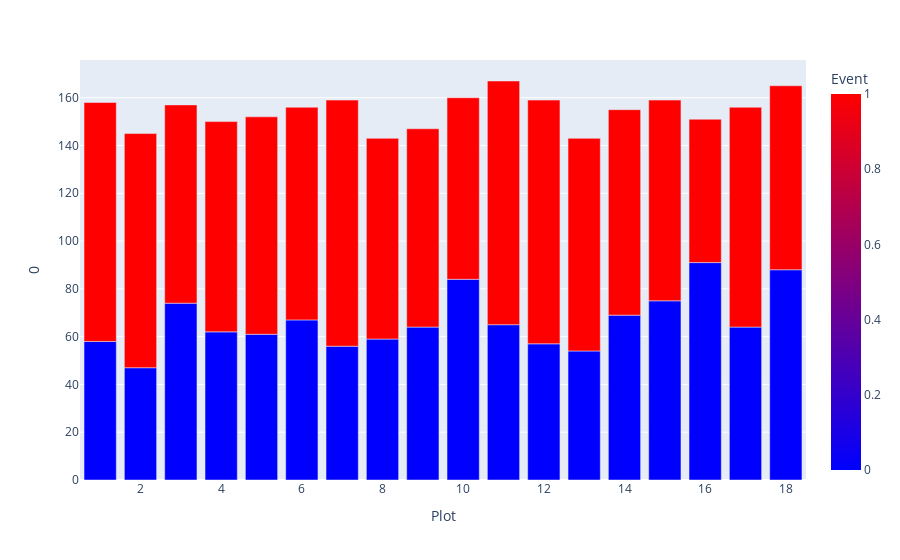
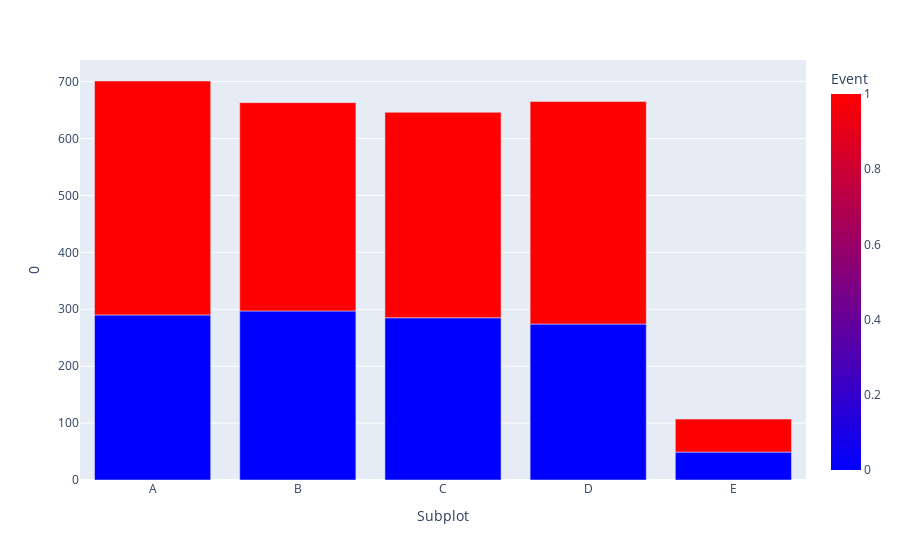
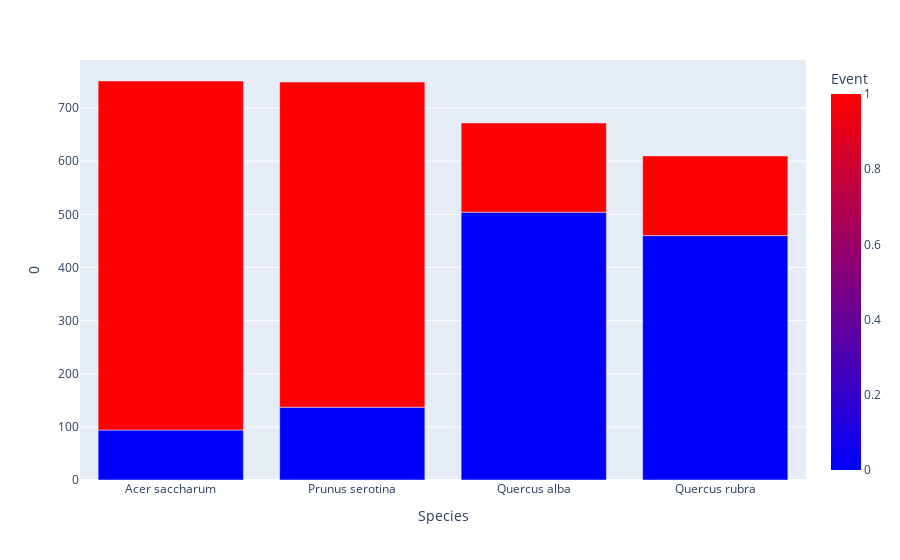
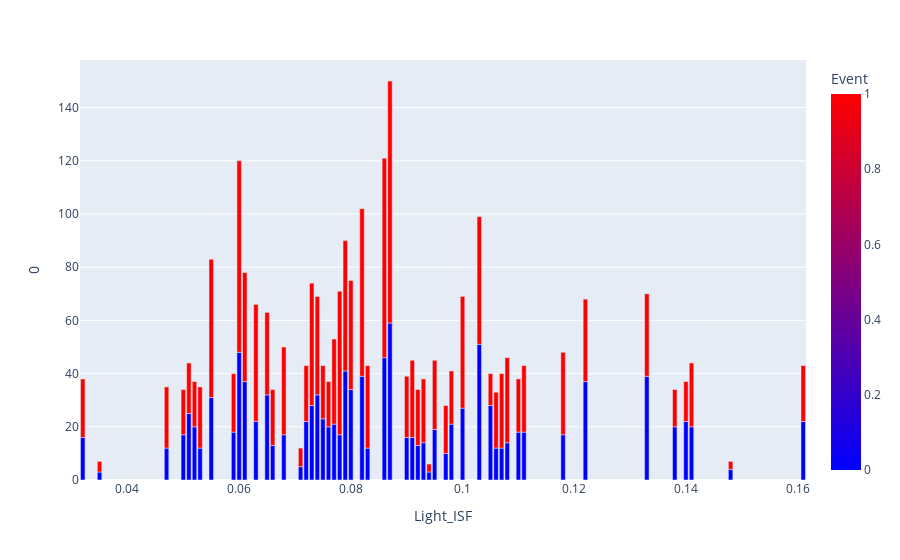

Here is the notebook cell these charts were saved with, in order:
### Markdown cell above
# 6. Data Visualization

### Code cell
from plotly.express import bar
for column in ['Plot', 'Subplot', 'Species', 'Light_ISF', 'Light_Cat', 'Core', 'Soil',
       'Adult', 'Sterile', 'Conspecific', 'Myco', 'SoilMyco', 'PlantDate', 
               'Census', 'Time', ]:
    bar(data_frame=df[[column, 'Event']].groupby(by=[column, 'Event']).size().reset_index(), x=column, y=0, color='Event',
     color_continuous_scale='bluered').show()

### Figure 1 — Plotly figure (JSON) as saved in the notebook; plotly's stock layout.template omitted (floating-point values rounded to 4 significant figures)
{"data": [{"alignmentgroup": "True", "hovertemplate": "Plot=%{x}<br>0=%{y}<br>Event=%{marker.color}<extra></extra>", "legendgroup": "", "marker": {"color": [0, 1, 0, 1, 0, 1, 0, 1, 0, 1, 0, 1, 0, 1, 0, 1, 0, 1, 0, 1, 0, 1, 0, 1, 0, 1, 0, 1, 0, 1, 0, 1, 0, 1, 0, 1], "coloraxis": "coloraxis", "pattern": {"shape": ""}}, "name": "", "offsetgroup": "", "orientation": "v", "showlegend": false, "textposition": "auto", "type": "bar", "x": [1, 1, 2, 2, 3, 3, 4, 4, 5, 5, 6, 6, 7, 7, 8, 8, 9, 9, 10, 10, 11, 11, 12, 12, 13, 13, 14, 14, 15, 15, 16, 16, 17, 17, 18, 18], "xaxis": "x", "y": [58, 100, 47, 98, 74, 83, 62, 88, 61, 91, 67, 89, 56, 103, 59, 84, 64, 83, 84, 76, 65, 102, 57, 102, 54, 89, 69, 86, 75, 84, 91, 60, 64, 92, 88, 77], "yaxis": "y"}], "layout": {"barmode": "relative", "coloraxis": {"colorbar": {"title": {"text": "Event"}}, "colorscale": [[0, "rgb(0,0,255)"], [1, "rgb(255,0,0)"]]}, "legend": {"tracegroupgap": 0}, "margin": {"t": 60}, "xaxis": {"anchor": "y", "domain": [0, 1], "title": {"text": "Plot"}}, "yaxis": {"anchor": "x", "domain": [0, 1], "title": {"text": "0"}}}}

### Figure 2 — Plotly figure (JSON) as saved in the notebook; plotly's stock layout.template omitted (floating-point values rounded to 4 significant figures)
{"data": [{"alignmentgroup": "True", "hovertemplate": "Subplot=%{x}<br>0=%{y}<br>Event=%{marker.color}<extra></extra>", "legendgroup": "", "marker": {"color": [0, 1, 0, 1, 0, 1, 0, 1, 0, 1], "coloraxis": "coloraxis", "pattern": {"shape": ""}}, "name": "", "offsetgroup": "", "orientation": "v", "showlegend": false, "textposition": "auto", "type": "bar", "x": ["A", "A", "B", "B", "C", "C", "D", "D", "E", "E"], "xaxis": "x", "y": [290, 411, 297, 366, 285, 361, 274, 391, 49, 58], "yaxis": "y"}], "layout": {"barmode": "relative", "coloraxis": {"colorbar": {"title": {"text": "Event"}}, "colorscale": [[0, "rgb(0,0,255)"], [1, "rgb(255,0,0)"]]}, "legend": {"tracegroupgap": 0}, "margin": {"t": 60}, "xaxis": {"anchor": "y", "domain": [0, 1], "title": {"text": "Subplot"}}, "yaxis": {"anchor": "x", "domain": [0, 1], "title": {"text": "0"}}}}

### Figure 3 — Plotly figure (JSON) as saved in the notebook; plotly's stock layout.template omitted (floating-point values rounded to 4 significant figures)
{"data": [{"alignmentgroup": "True", "hovertemplate": "Species=%{x}<br>0=%{y}<br>Event=%{marker.color}<extra></extra>", "legendgroup": "", "marker": {"color": [0, 1, 0, 1, 0, 1, 0, 1], "coloraxis": "coloraxis", "pattern": {"shape": ""}}, "name": "", "offsetgroup": "", "orientation": "v", "showlegend": false, "textposition": "auto", "type": "bar", "x": ["Acer saccharum", "Acer saccharum", "Prunus serotina", "Prunus serotina", "Quercus alba", "Quercus alba", "Quercus rubra", "Quercus rubra"], "xaxis": "x", "y": [94, 657, 137, 612, 504, 168, 460, 150], "yaxis": "y"}], "layout": {"barmode": "relative", "coloraxis": {"colorbar": {"title": {"text": "Event"}}, "colorscale": [[0, "rgb(0,0,255)"], [1, "rgb(255,0,0)"]]}, "legend": {"tracegroupgap": 0}, "margin": {"t": 60}, "xaxis": {"anchor": "y", "domain": [0, 1], "title": {"text": "Species"}}, "yaxis": {"anchor": "x", "domain": [0, 1], "title": {"text": "0"}}}}

### Figure 4 — Plotly figure (JSON) as saved in the notebook; plotly's stock layout.template omitted (floating-point values rounded to 4 significant figures)
{"data": [{"alignmentgroup": "True", "hovertemplate": "Light_ISF=%{x}<br>0=%{y}<br>Event=%{marker.color}<extra></extra>", "legendgroup": "", "marker": {"color": [0, 1, 0, 1, 0, 1, 0, 1, 0, 1, 0, 1, 0, 1, 0, 1, 0, 1, 0, 1, 0, 1, 0, 1, 0, 1, 0, 1, 0, 1, 0, 1, 0, 1, 0, 1, 0, 1, 0, 1, 0, 1, 0, 1, 0, 1, 0, 1, 0, 1, 0, 1, 0, 1, 0, 1, 0, 1, 0, 1, 0, 1, 0, 1, 0, 1, 0, 1, 0, 1, 0, 1, 0, 1, 0, 1, 0, 1, 0, 1, 0, 1, 0, 1, 0, 1, 0, 1, 0, 1, 0, 1, 0, 1, 0, 1, 0, 1, 0, 1, 0, 1, 0, 1, 0, 1], "coloraxis": "coloraxis", "pattern": {"shape": ""}}, "name": "", "offsetgroup": "", "orientation": "v", "showlegend": false, "textposition": "auto", "type": "bar", "x": [0.032, 0.032, 0.035, 0.035, 0.047, 0.047, 0.05, 0.05, 0.051, 0.051, 0.052, 0.052, 0.053, 0.053, 0.055, 0.055, 0.059, 0.059, 0.06, 0.06, 0.061, 0.061, 0.063, 0.063, 0.065, 0.065, 0.066, 0.066, 0.068, 0.068, 0.071, 0.071, 0.072, 0.072, 0.073, 0.073, 0.074, 0.074, 0.075, 0.075, 0.076, 0.076, 0.077, 0.077, 0.078, 0.078, 0.079, 0.079, 0.08, 0.08, 0.082, 0.082, 0.083, 0.083, 0.086, 0.086, 0.087, 0.087, 0.09, 0.09, 0.091, 0.091, 0.092, 0.092, 0.093, 0.093, 0.094, 0.094, 0.095, 0.095, 0.097, 0.097, 0.098, 0.098, 0.1, 0.1, 0.103, 0.103, 0.105, 0.105, 0.106, 0.106, 0.107, 0.107, 0.108, 0.108, 0.11, 0.11, 0.111, 0.111, 0.118, 0.118, 0.122, 0.122, 0.133, 0.133, 0.138, 0.138, 0.14, 0.14, 0.141, 0.141, 0.148, 0.148, 0.161, 0.161], "xaxis": "x", "y": [16, 22, 3, 4, 12, 23, 17, 17, 25, 19, 20, 17, 12, 23, 31, 52, 18, 22, 48, 72, 37, 41, 22, 44, 32, 31, 13, 21, 17, 33, 5, 7, 22, 21, 28, 46, 32, 37, 23, 20, 20, 17, 21, 32, 17, 54, 41, 49, 34, 41, 39, 63, 12, 31, 46, 75, 59, 91, 16, 23, 16, 29, 13, 21, 14, 24, 3, 3, 19, 26, 10, 18, 21, 20, 27, 42, 51, 48, 28, 12, 12, 21, 12, 28, 14, 32, 18, 20, 18, 25, 17, 31, 37, 31, 39, 31, 20, 14, 22, 15, 20, 24, 4, 3, 22, 21], "yaxis": "y"}], "layout": {"barmode": "relative", "coloraxis": {"colorbar": {"title": {"text": "Event"}}, "colorscale": [[0, "rgb(0,0,255)"], [1, "rgb(255,0,0)"]]}, "legend": {"tracegroupgap": 0}, "margin": {"t": 60}, "xaxis": {"anchor": "y", "domain": [0, 1], "title": {"text": "Light_ISF"}}, "yaxis": {"anchor": "x", "domain": [0, 1], "title": {"text": "0"}}}}
